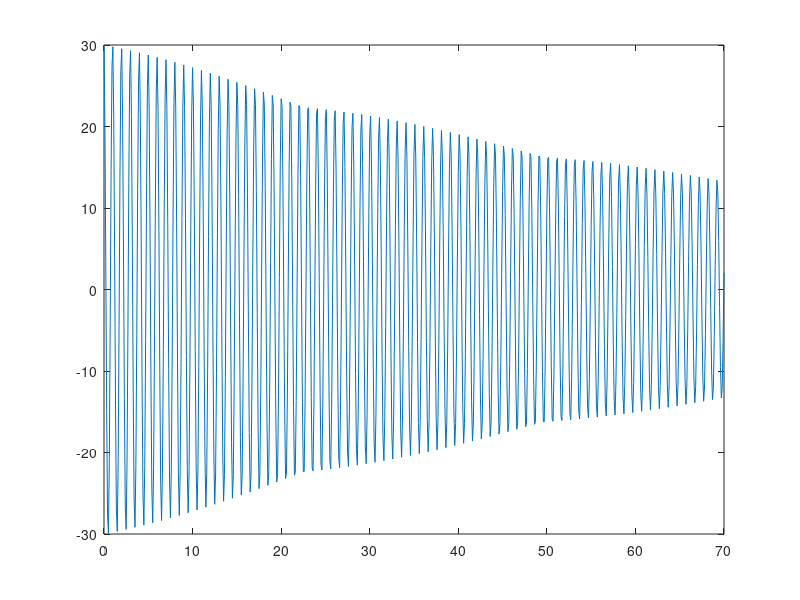

Here is the MATLAB script that generated this plot:
%% Graph
x=0:0.1:30;
y=exp(-0.01.*x).*(30.*cos(3.13.*x)-3.13.*sin(3.13.*x));
plot(x,y)
ylabel('Theta')
xlabel('time(s)')
title('question2')

%% Test part 2
x=0:0.1:70;
y=exp(-0.0118.*x).*(30.*cos(6.26.*x)-6.26.*sin(6.26.*x));
plot(x,y)